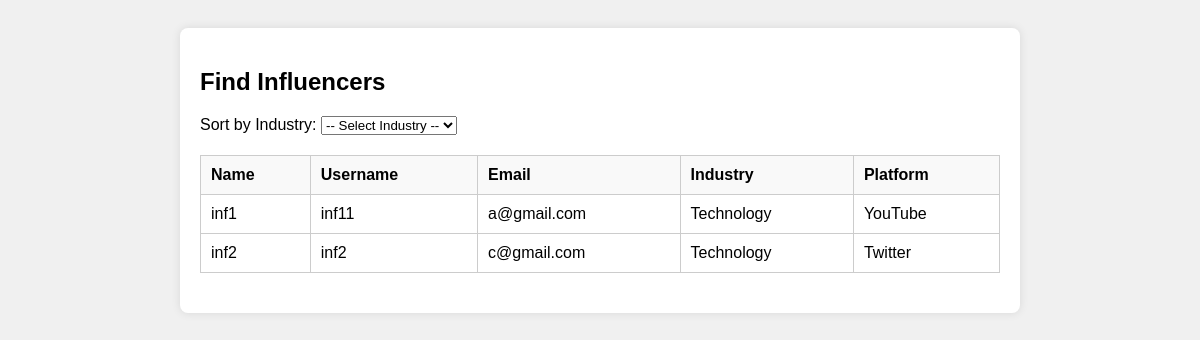
Page /sp_find on the committed database.
### applications/models.py (models this page shows)
class influencer(db.Model):
    id = db.Column(db.Integer, primary_key=True)
    name = db.Column(db.String(100), nullable=True)
    username = db.Column(db.String(20), unique=True, nullable=False)
    password = db.Column(db.String(100), nullable=False)
    industry = db.Column(db.String(100),nullable = False)
    email = db.Column(db.String(100), unique=True, nullable=False)
    platform = db.Column(db.String(100))
    followers = db.Column(db.Integer, nullable=False)

### applications/routes.py (the view)
@app.route('/sp_find', methods=['GET'])
def sp_find():
    selected_industry = request.args.get('industry', None)
    if selected_industry:
        influencers = influencer.query.order_by(
            db.case(
                (influencer.industry == selected_industry, 0),  # Selected industry at the top
                (influencer.industry != selected_industry, 1),  # Others follow
                else_=2
            ),
        ).all()
    else:
        influencers = influencer.query.all()
    return render_template('sp_find.html', influencers=influencers, selected_industry=selected_industry)

### templates/sp_find.html (shortened to what this page needs)
<!DOCTYPE html>
<html lang="en">
<head>
</head>
<body>
    <div class="container">
        <h2>Find Influencers</h2>
        <form method="GET" action="{{ url_for('sp_find') }}">
            <div class="form-group">
                <label for="industry">Sort by Industry:</label>
                <select name="industry" id="industry" onchange="this.form.submit()">
                    <option value="">-- Select Industry --</option>
                </select>
            </div>
        </form>
        <table>
            <thead>
                <tr>
                    <th>Name</th>
                    <th>Username</th>
                    <th>Email</th>
                    <th>Industry</th>
                    <th>Platform</th>
                </tr>
            </thead>
            <tbody>
                {% for influencer in influencers %}
                    <tr>
                        <td>{{ influencer.name }}</td>
                        <td>{{ influencer.username }}</td>
                        <td>{{ influencer.email }}</td>
                        <td>{{ influencer.industry }}</td>
                        <td>{{ influencer.platform }}</td>
                    </tr>
                {% endfor %}
            </tbody>
        </table>
    </div>
</body>
</html>

### templates/sp_find.html (style rules this page uses)
body { font-family: Arial, sans-serif; background-color: #f0f0f0; padding: 20px; }
.container { background-color: #fff; padding: 20px; border-radius: 8px; box-shadow: 0 0 10px rgba(0, 0, 0, 0.1); max-width: 800px; margin: auto; }
table { width: 100%; border-collapse: collapse; margin-bottom: 20px; }
table, th, td { border: 1px solid #ccc; }
th, td { padding: 10px; text-align: left; }
th { background-color: #f9f9f9; }
.form-group { margin-bottom: 20px; }

### rows in the picture
influencer: name "inf1", username "inf11", email "a@gmail.com", industry "Technology", platform "YouTube"
influencer: name "inf2", username "inf2", email "c@gmail.com", industry "Technology", platform "Twitter"
